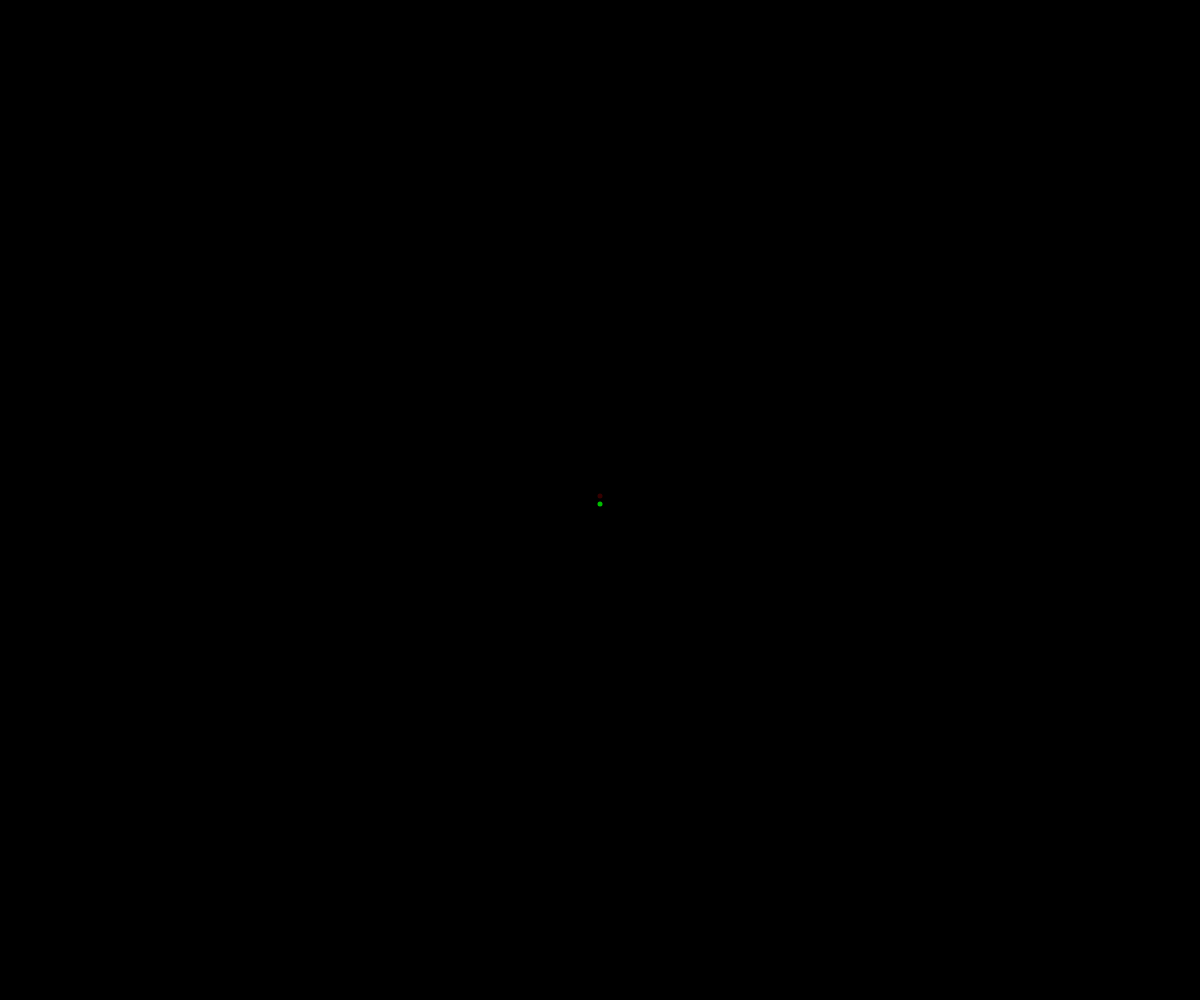
Frame 1 (no input)
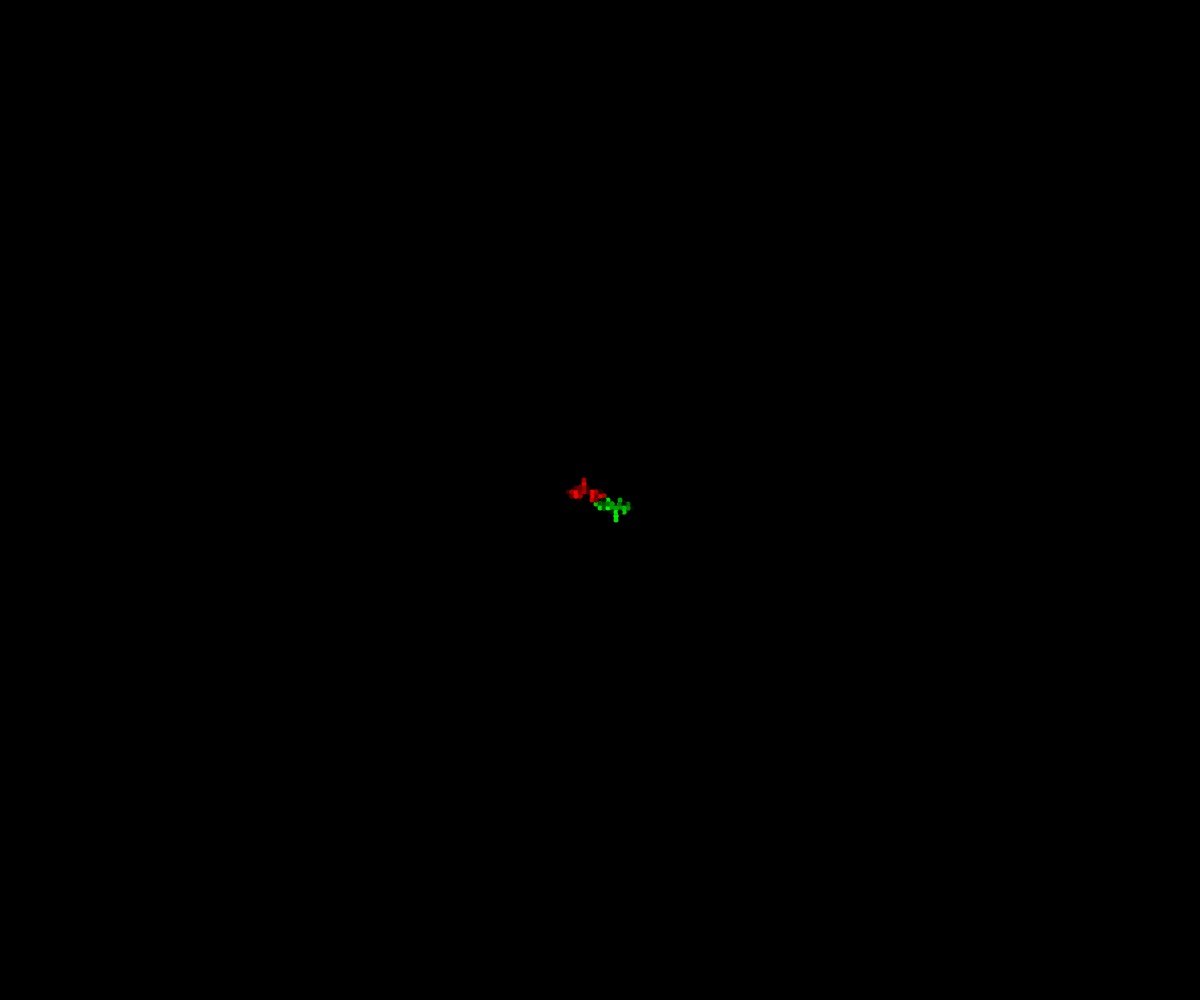
Frame 60 (no input)
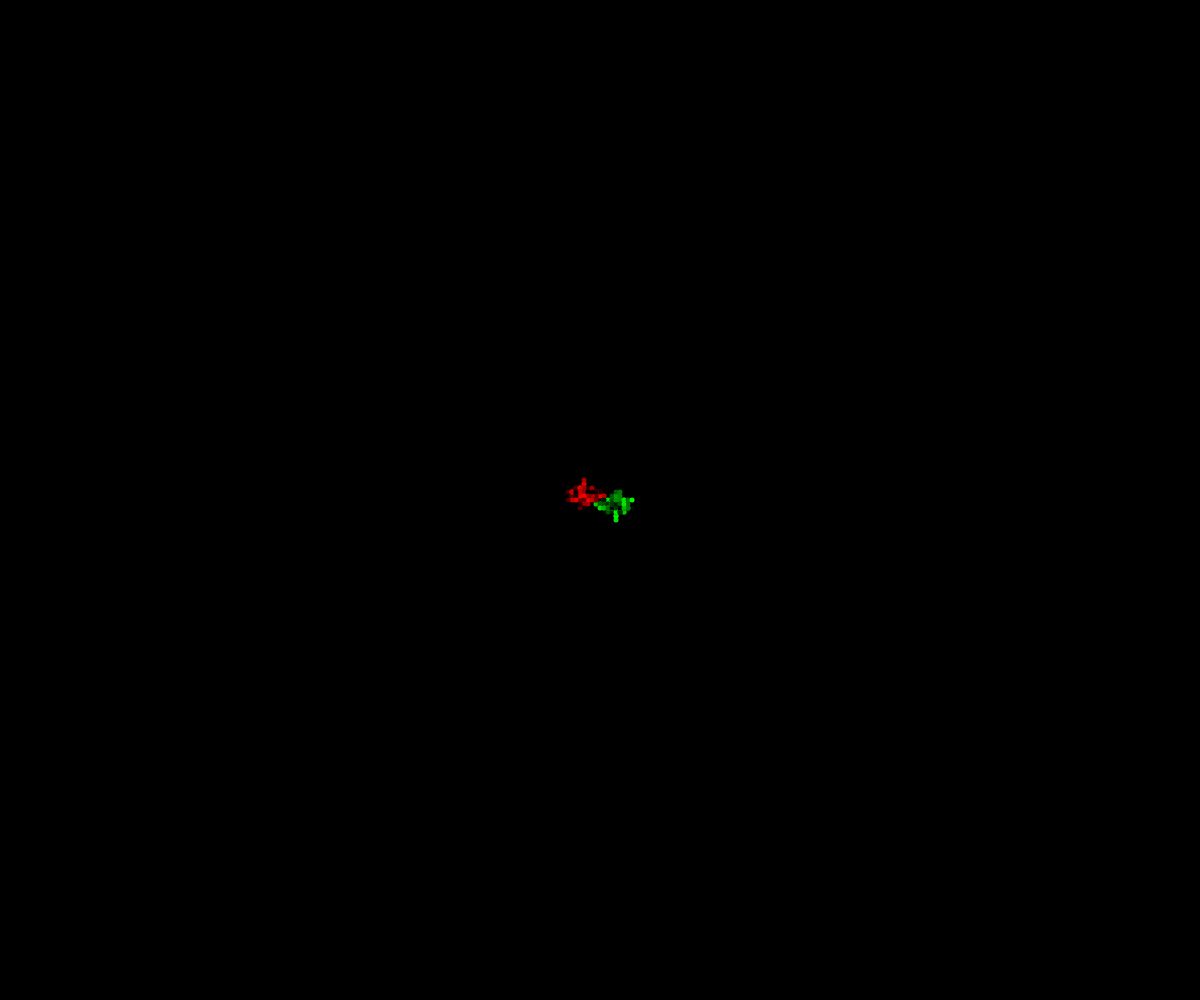
Frame 120 (the mouse pressed at the canvas centre since frame 60)

The p5.js sketch that drew these frames (run headless with seeded random() and noise() and a simulated clock; from frame 60 on, the mouse is pressed at the canvas centre):

// p5.js sketch
// ── sketch.js
var x1, y1, x2, y2, fps, inst;
function setup(){
  	fps = createSpan().id('fps');
  	inst = createSpan().id('inst');

  	createCanvas(windowWidth, windowHeight);
  	background(0);

  	x1 = width / 2;
  	y1 = height / 2;
  	x2 = width / 2;
  	y2 = height / 2;
}
function draw(){
	fps.html("fps: "+ floor(frameRate()));
	inst.html("Click to refresh the screen");

	var n = random();
	var r = random() * 255;
	var g = random() * 255;

	if(n < 0.25){
		x1 -= 4;
		x2 += 4;
	}
	else if(n < 0.5){
		x1 += 4;
		x2 -= 4;	
	}
	else if(n < 0.75){
		y1 -= 4;
		y2 += 4;
	}
	else{
		y1 += 4;
		y2 -= 4;
	}
	// red random walker
	update(x1, y1);
	stroke(r, 0, 0);
	strokeWeight(5);
	point(x1, y1);

	// green random walker
	update(x2, y2);
	stroke(0, g, 0);
	strokeWeight(5);
	point(x2, y2);
}
function update(x, y){
	if(x >= width || x <= 0){
		x = width/2;
	}
	if(y >= height || y <= 0){
		y = height/2;
	}
}
// refresh the screen
function mouseClicked(){
	background(0);
	x1 = width / 2;
  	y1 = height / 2;
  	x2 = width / 2;
  	y2 = height / 2;
}

// ── style.css
body{
	margin: 0;
	position: fixed;
	background-color: #000;
	font-family: "Open Sans", sans-serif;
}
#fps{
	margin-left: 5px;
	color: #f00;
	font-weight: bold;
}
#inst{
	margin-right: 10px;
	float: right;
	color: #eee;
}
